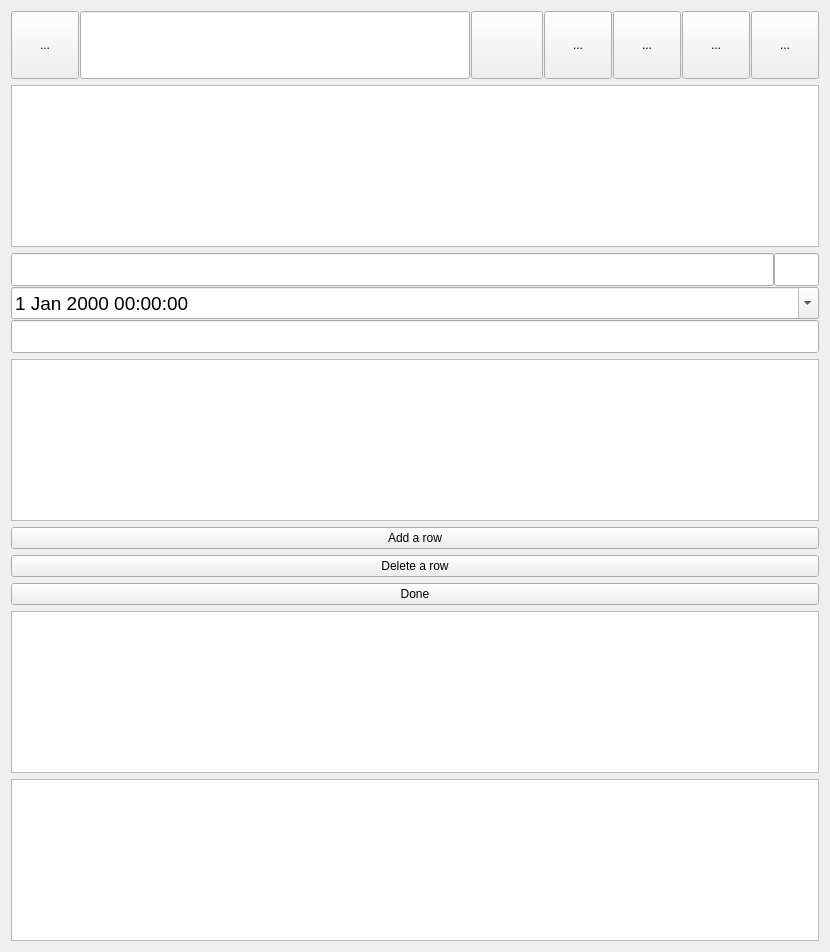
<?xml version="1.0" encoding="UTF-8"?>
<ui version="4.0">
 <class>dlg</class>
 <widget class="QWidget" name="dlg">
  <property name="enabled">
   <bool>true</bool>
  </property>
  <property name="geometry">
   <rect>
    <x>0</x>
    <y>0</y>
    <width>830</width>
    <height>952</height>
   </rect>
  </property>
  <property name="minimumSize">
   <size>
    <width>0</width>
    <height>40</height>
   </size>
  </property>
  <property name="windowTitle">
   <string>Form</string>
  </property>
  <layout class="QVBoxLayout" name="verticalLayout">
   <item>
    <widget class="QFrame" name="frt_filter">
     <property name="minimumSize">
      <size>
       <width>0</width>
       <height>68</height>
      </size>
     </property>
     <property name="frameShape">
      <enum>QFrame::NoFrame</enum>
     </property>
     <property name="frameShadow">
      <enum>QFrame::Raised</enum>
     </property>
     <layout class="QHBoxLayout" name="horizontalLayout">
      <property name="spacing">
       <number>1</number>
      </property>
      <property name="leftMargin">
       <number>0</number>
      </property>
      <property name="topMargin">
       <number>0</number>
      </property>
      <property name="rightMargin">
       <number>0</number>
      </property>
      <property name="bottomMargin">
       <number>0</number>
      </property>
      <item>
       <widget class="QToolButton" name="tbt_run_delete">
        <property name="enabled">
         <bool>true</bool>
        </property>
        <property name="sizePolicy">
         <sizepolicy hsizetype="Fixed" vsizetype="Fixed">
          <horstretch>0</horstretch>
          <verstretch>0</verstretch>
         </sizepolicy>
        </property>
        <property name="minimumSize">
         <size>
          <width>68</width>
          <height>68</height>
         </size>
        </property>
        <property name="focusPolicy">
         <enum>Qt::NoFocus</enum>
        </property>
        <property name="text">
         <string>...</string>
        </property>
        <property name="icon">
         <iconset resource="../img.qrc">
          <normaloff>:/img/img/trash.png</normaloff>:/img/img/trash.png</iconset>
        </property>
        <property name="iconSize">
         <size>
          <width>64</width>
          <height>64</height>
         </size>
        </property>
       </widget>
      </item>
      <item>
       <widget class="QLineEdit" name="let_filter">
        <property name="sizePolicy">
         <sizepolicy hsizetype="Expanding" vsizetype="Minimum">
          <horstretch>0</horstretch>
          <verstretch>0</verstretch>
         </sizepolicy>
        </property>
        <property name="minimumSize">
         <size>
          <width>200</width>
          <height>68</height>
         </size>
        </property>
        <property name="font">
         <font>
          <family>Sans Serif</family>
          <pointsize>20</pointsize>
         </font>
        </property>
        <property name="text">
         <string/>
        </property>
       </widget>
      </item>
      <item>
       <widget class="QToolButton" name="tbt_new">
        <property name="sizePolicy">
         <sizepolicy hsizetype="Minimum" vsizetype="Minimum">
          <horstretch>0</horstretch>
          <verstretch>0</verstretch>
         </sizepolicy>
        </property>
        <property name="minimumSize">
         <size>
          <width>68</width>
          <height>68</height>
         </size>
        </property>
        <property name="text">
         <string/>
        </property>
        <property name="icon">
         <iconset resource="../img.qrc">
          <normaloff>:/img/img/new.png</normaloff>:/img/img/new.png</iconset>
        </property>
        <property name="iconSize">
         <size>
          <width>64</width>
          <height>64</height>
         </size>
        </property>
       </widget>
      </item>
      <item>
       <widget class="QToolButton" name="tbt_save">
        <property name="sizePolicy">
         <sizepolicy hsizetype="Fixed" vsizetype="Fixed">
          <horstretch>0</horstretch>
          <verstretch>0</verstretch>
         </sizepolicy>
        </property>
        <property name="minimumSize">
         <size>
          <width>68</width>
          <height>68</height>
         </size>
        </property>
        <property name="text">
         <string>...</string>
        </property>
        <property name="icon">
         <iconset resource="../img.qrc">
          <normaloff>:/img/img/ok.png</normaloff>:/img/img/ok.png</iconset>
        </property>
        <property name="iconSize">
         <size>
          <width>64</width>
          <height>64</height>
         </size>
        </property>
       </widget>
      </item>
      <item>
       <widget class="QToolButton" name="tbt_cancel">
        <property name="sizePolicy">
         <sizepolicy hsizetype="Fixed" vsizetype="Fixed">
          <horstretch>0</horstretch>
          <verstretch>0</verstretch>
         </sizepolicy>
        </property>
        <property name="minimumSize">
         <size>
          <width>68</width>
          <height>68</height>
         </size>
        </property>
        <property name="text">
         <string>...</string>
        </property>
        <property name="icon">
         <iconset resource="../img.qrc">
          <normaloff>:/img/img/cancel.png</normaloff>:/img/img/cancel.png</iconset>
        </property>
        <property name="iconSize">
         <size>
          <width>64</width>
          <height>64</height>
         </size>
        </property>
       </widget>
      </item>
      <item>
       <widget class="QToolButton" name="tbt_duplicate">
        <property name="sizePolicy">
         <sizepolicy hsizetype="Fixed" vsizetype="Fixed">
          <horstretch>0</horstretch>
          <verstretch>0</verstretch>
         </sizepolicy>
        </property>
        <property name="minimumSize">
         <size>
          <width>68</width>
          <height>68</height>
         </size>
        </property>
        <property name="text">
         <string>...</string>
        </property>
        <property name="icon">
         <iconset resource="../img.qrc">
          <normaloff>:/img/img/copy.png</normaloff>:/img/img/copy.png</iconset>
        </property>
        <property name="iconSize">
         <size>
          <width>64</width>
          <height>64</height>
         </size>
        </property>
       </widget>
      </item>
      <item>
       <widget class="QToolButton" name="tbt_show_delete">
        <property name="sizePolicy">
         <sizepolicy hsizetype="Fixed" vsizetype="Fixed">
          <horstretch>0</horstretch>
          <verstretch>0</verstretch>
         </sizepolicy>
        </property>
        <property name="minimumSize">
         <size>
          <width>68</width>
          <height>68</height>
         </size>
        </property>
        <property name="text">
         <string>...</string>
        </property>
        <property name="icon">
         <iconset resource="../img.qrc">
          <normaloff>:/img/img/trash.png</normaloff>:/img/img/trash.png</iconset>
        </property>
        <property name="iconSize">
         <size>
          <width>64</width>
          <height>64</height>
         </size>
        </property>
       </widget>
      </item>
     </layout>
    </widget>
   </item>
   <item>
    <widget class="QTableView" name="tv_themes">
     <property name="editTriggers">
      <set>QAbstractItemView::NoEditTriggers</set>
     </property>
    </widget>
   </item>
   <item>
    <widget class="QFrame" name="frt__edit">
     <property name="sizePolicy">
      <sizepolicy hsizetype="Preferred" vsizetype="Fixed">
       <horstretch>0</horstretch>
       <verstretch>0</verstretch>
      </sizepolicy>
     </property>
     <property name="minimumSize">
      <size>
       <width>0</width>
       <height>100</height>
      </size>
     </property>
     <property name="frameShape">
      <enum>QFrame::NoFrame</enum>
     </property>
     <property name="frameShadow">
      <enum>QFrame::Raised</enum>
     </property>
     <layout class="QVBoxLayout" name="verticalLayout_2">
      <property name="spacing">
       <number>1</number>
      </property>
      <property name="leftMargin">
       <number>0</number>
      </property>
      <property name="topMargin">
       <number>0</number>
      </property>
      <property name="rightMargin">
       <number>0</number>
      </property>
      <property name="bottomMargin">
       <number>0</number>
      </property>
      <item>
       <widget class="QWidget" name="widget" native="true">
        <layout class="QHBoxLayout" name="horizontalLayout_2" stretch="0,0">
         <property name="spacing">
          <number>0</number>
         </property>
         <property name="leftMargin">
          <number>0</number>
         </property>
         <property name="topMargin">
          <number>0</number>
         </property>
         <property name="rightMargin">
          <number>0</number>
         </property>
         <property name="bottomMargin">
          <number>0</number>
         </property>
         <item>
          <widget class="QLineEdit" name="let_name">
           <property name="sizePolicy">
            <sizepolicy hsizetype="Expanding" vsizetype="Minimum">
             <horstretch>0</horstretch>
             <verstretch>0</verstretch>
            </sizepolicy>
           </property>
          </widget>
         </item>
         <item>
          <widget class="QLineEdit" name="let_name_index">
           <property name="sizePolicy">
            <sizepolicy hsizetype="Expanding" vsizetype="Minimum">
             <horstretch>0</horstretch>
             <verstretch>0</verstretch>
            </sizepolicy>
           </property>
           <property name="maximumSize">
            <size>
             <width>45</width>
             <height>16777215</height>
            </size>
           </property>
          </widget>
         </item>
        </layout>
       </widget>
      </item>
      <item>
       <widget class="QDateTimeEdit" name="dtet_date">
        <property name="sizePolicy">
         <sizepolicy hsizetype="Minimum" vsizetype="Minimum">
          <horstretch>0</horstretch>
          <verstretch>0</verstretch>
         </sizepolicy>
        </property>
        <property name="font">
         <font>
          <pointsize>14</pointsize>
         </font>
        </property>
        <property name="calendarPopup">
         <bool>true</bool>
        </property>
       </widget>
      </item>
      <item>
       <widget class="QLineEdit" name="let_about">
        <property name="sizePolicy">
         <sizepolicy hsizetype="Expanding" vsizetype="Minimum">
          <horstretch>0</horstretch>
          <verstretch>0</verstretch>
         </sizepolicy>
        </property>
       </widget>
      </item>
     </layout>
    </widget>
   </item>
   <item>
    <widget class="QTableView" name="tv_measures">
     <property name="editTriggers">
      <set>QAbstractItemView::NoEditTriggers</set>
     </property>
    </widget>
   </item>
   <item>
    <widget class="QPushButton" name="button_add_row">
     <property name="text">
      <string>Add a row</string>
     </property>
    </widget>
   </item>
   <item>
    <widget class="QPushButton" name="button_del_row">
     <property name="text">
      <string>Delete a row</string>
     </property>
    </widget>
   </item>
   <item>
    <widget class="QPushButton" name="button_done">
     <property name="text">
      <string>Done</string>
     </property>
    </widget>
   </item>
   <item>
    <widget class="QTableView" name="tv_souls"/>
   </item>
   <item>
    <widget class="QTableView" name="tv_unit_types"/>
   </item>
  </layout>
 </widget>
 <resources>
  <include location="../img.qrc"/>
 </resources>
 <connections/>
</ui>
